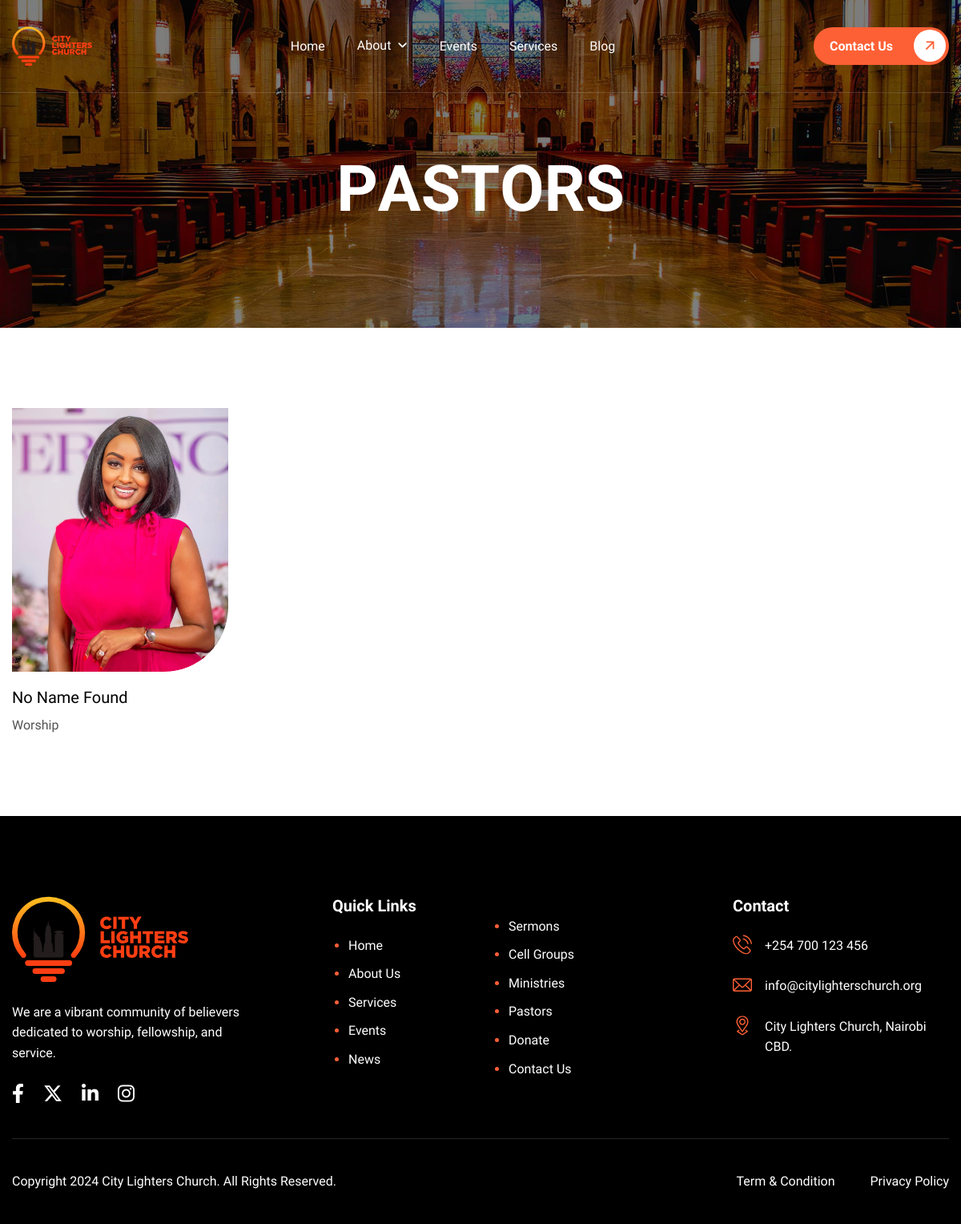
Screenshot of /pastors/ with the database file from the repository.
### app/models.py (models this page shows, shortened)
class Pastor(models.Model):
    user = models.OneToOneField('auth.User', on_delete=models.CASCADE, related_name='user')
    position = models.CharField(max_length=120)
    img = models.ImageField(upload_to="pastor/")
    created_at = models.DateTimeField(auto_now_add=True)
    updated_at = models.DateTimeField(auto_now=True)
    class Meta:
        ordering = ('position', 'created_at')

### app/views.py (the view)
# urls.py: path('pastors/', views.pastor, name='pastor'),
def pastor(request):
    paginator = Paginator(Pastor.objects.filter(user__is_active=True), 6)
    page_number = request.GET.get("page")
    page_obj = paginator.get_page(page_number)
    context = {
        'title': 'Pastors',
        'pastors': page_obj
    }
    return render(request, 'pastor.html', context)

### templates/pastor.html
{% extends 'base.html' %}
{% block content %}
    <div class="page-team">
        <div class="container">
            {% include 'partials/pastor.html' %}
        </div>
    </div>
{% endblock %}

### templates/partials/pastor.html (shortened to what this page needs)
{% if pastors %}
<div class="row">
    {% for pastor in pastors %}
    <div class="col-lg-3 col-md-6">
        <div class="team-member-item wow fadeInUp">
            <div class="team-image">
                <figure class="image-anime">
                    <img src="{{ pastor.img.url }}" alt="{{ pastor.position }}">
                </figure>
            </div>
            <div class="team-content">
                <h3>{{ pastor.user.get_full_name|title|default:'No Name Found' }}</h3>
                <p>{{ pastor.position|title }}</p>
            </div>
        </div>
    </div>
    {% endfor %}
</div>
{% else %}
    <p class="text-center">No Pastor Found</p>
{% endif %}

### rows the page displays
Pastor: img (picture), user.get_full_name "No Name Found", position "Worship"
